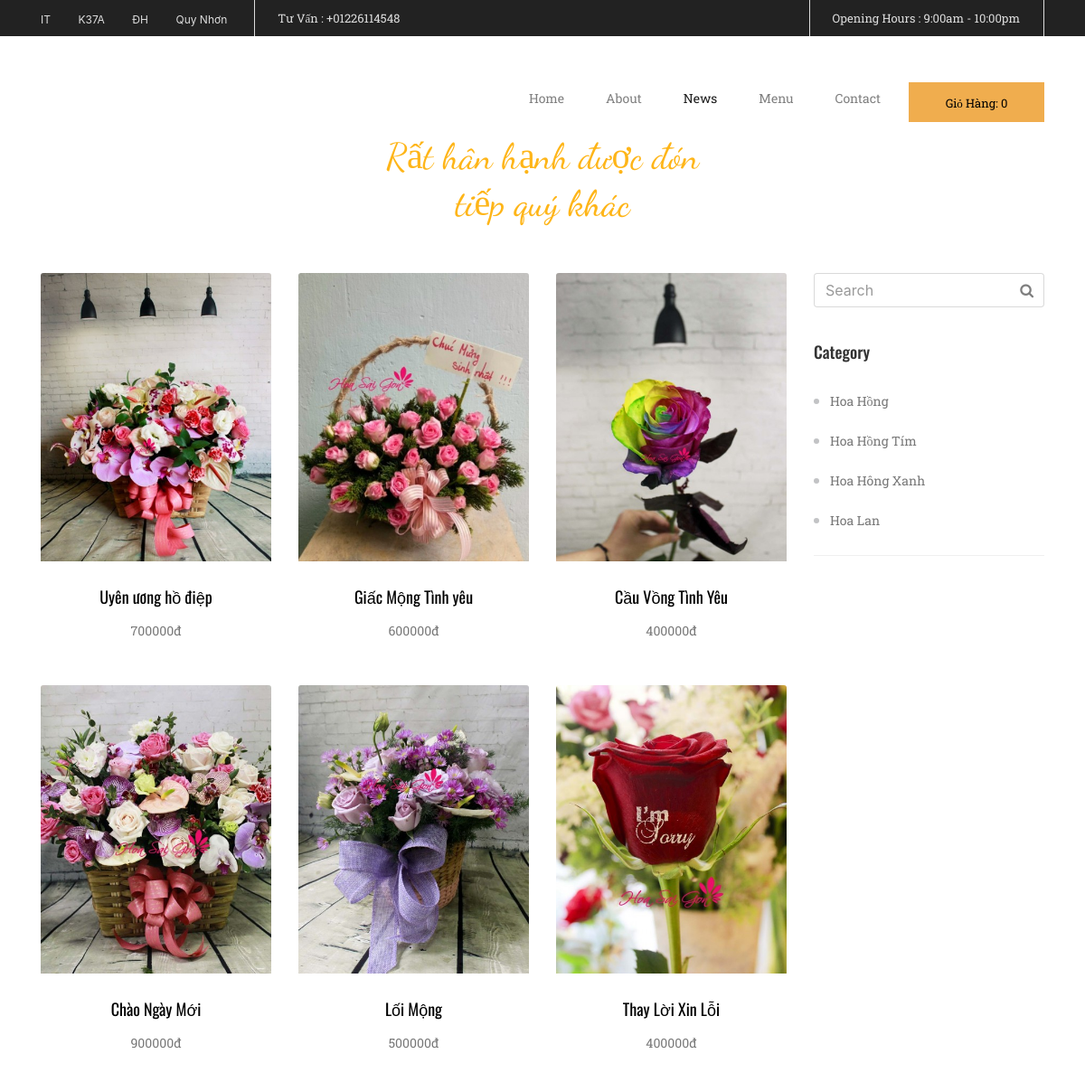
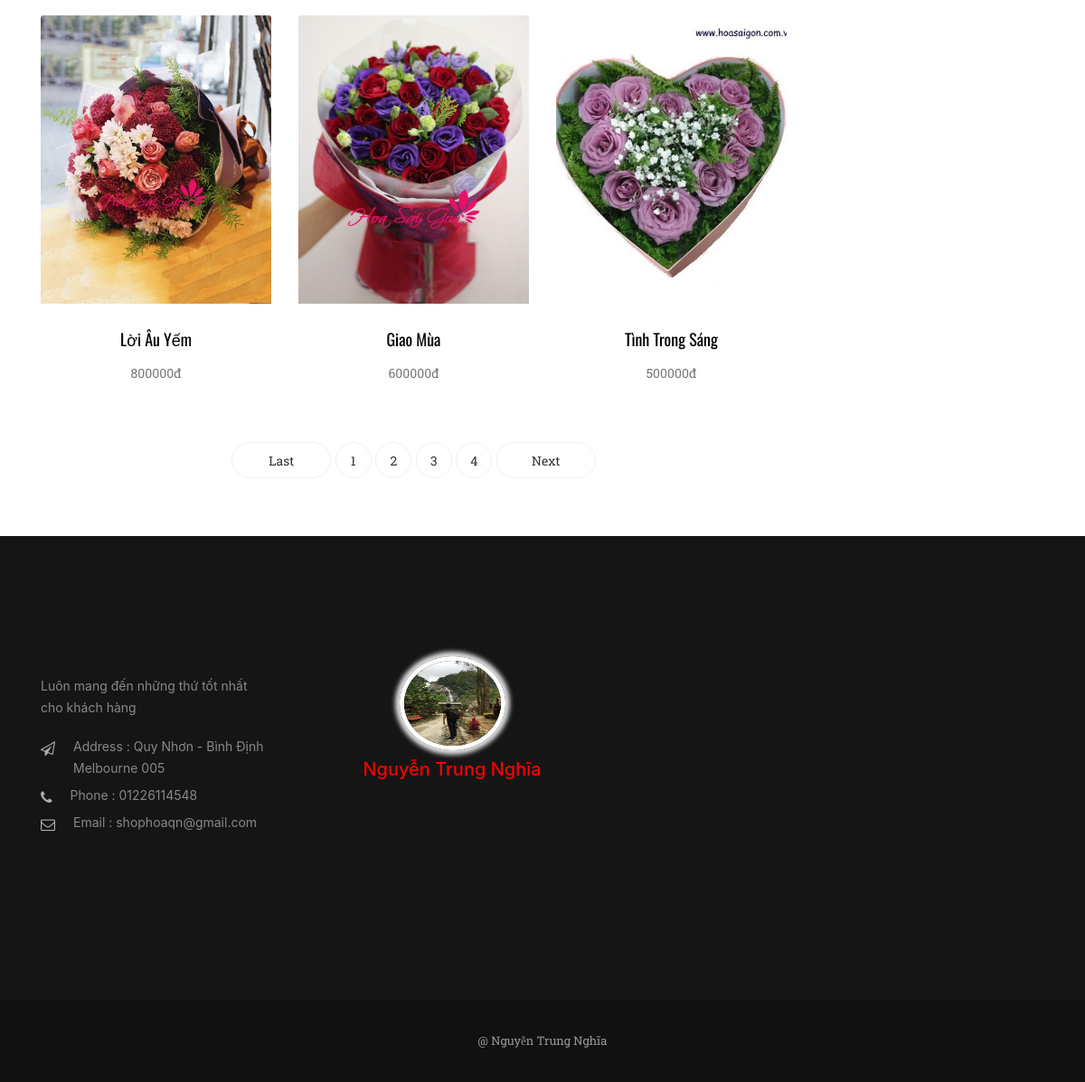
The page / on the database its author committed (2 pictures, top to bottom).
### tables this page shows
CREATE TABLE `chitietsp` (
  `id_sp` int(11) NOT NULL,
  `tensp` varchar(250) NOT NULL,
  `hinhanh` varchar(100) NOT NULL,
  `gia` int(100) NOT NULL,
  `mota` longtext NOT NULL,
  `id_loaisp` int(100) NOT NULL,
  `thutu` int(100) NOT NULL
);

CREATE TABLE `loaisp` (
  `id_loaisp` int(11) NOT NULL,
  `tenloaisp` varchar(250) NOT NULL,
  `thutu` int(100) NOT NULL
);

### application/controllers/index_Controller.php (called while the page is built, shortened)
<?php if ( ! defined('BASEPATH')) exit('No direct script access allowed');
class index_Controller extends CI_Controller {
	private $soluongtin1trang;
	public function __construct()
	{
		$this->load->model('SanPham');
		$this->load->model('DanhMuc');
		$this->load->model('PhanTrang');
		$this->soluongtin1trang = 9;
	}
	public function index()
	{
		$sanpham = $this->SanPham->loadSanPham($this->soluongtin1trang);
		$danhmuc = $this->DanhMuc->loadDanhMuc();
		$sotrang  = $this->PhanTrang->phantrang($this->soluongtin1trang);
		$ketqua = array(
			'sanpham' => $sanpham,
			'danhmuc' => $danhmuc,
			'sotrang'=> $sotrang
			 );
		$this->load->view('index',$ketqua);
	}
}

### index.php (called while the page is built, shortened)
<?php
require_once BASEPATH.'core/CodeIgniter.php';

### application/models/SanPham.php (called while the page is built, shortened)
<?php if ( ! defined('BASEPATH')) exit('No direct script access allowed');
class SanPham extends CI_Model {
	function loadSanPham($soluongtin1trang)
	{
		$this->db->select('*');
		$this->db->join('chitietsp', 'chitietsp.id_loaisp = loaisp.id_loaisp', 'left');
		$ketqua = $this->db->get('loaisp',$soluongtin1trang,0);
		$ketqua = $ketqua->result_array();
		return $ketqua;
	}
}

### application/models/PhanTrang.php (called while the page is built, shortened)
<?php if ( ! defined('BASEPATH')) exit('No direct script access allowed');
class PhanTrang extends CI_Model {
	function phanTrang($soluongtin1trang)
	{
		$this->db->select('*');
		$sotin = $this->db->get('chitietsp');
		$ketqua = $sotin->result_array();
		$soluongtin = count($ketqua);
		$sotrang =ceil($soluongtin/$soluongtin1trang);
		return $sotrang;
	}
}

### application/models/DanhMuc.php (called while the page is built, shortened)
<?php if ( ! defined('BASEPATH')) exit('No direct script access allowed');
class DanhMuc extends CI_Model {
	function loadDanhMuc()
	{
		$this->db->select('*');
		$danhmuc =$this->db->get('loaisp');
		$danhmuc = $danhmuc->result_array();
		return $danhmuc;
	}
}

### application/views/index.php (the view, shortened to what this page needs)
<!DOCTYPE html>
<html lang="en"><head>
	<link rel="stylesheet" href="<?php echo base_url() ?>vendor/bootstrap.css">
	<link rel="stylesheet" href="<?php echo base_url() ?>vendor/font-awesome.css">
	<link rel="stylesheet" href="<?php echo base_url() ?>1.css">
 </head>
<body >
<?php
	$uri = $_SERVER['REQUEST_URI'];
	 $uri = explode('/',$uri);
	$tranghientai = end($uri) ;
 ?>
 	<?php $this->load->view('site/header');?>
 	<?php $this->load->view('site/menu');?>
		<div class="container">
			<div class="row">
				<div class="col-sm-9">
					<div class="row">
						<?php foreach ($sanpham as  $dlsanpham): ?>
						<div class="col-sm-4 text-xs-center">
							<div class="mottinchuan mb-3  wow  fadeInUp">
								<a href="<?php echo base_url(); ?>detailSanPham/chiTietSanPham/<?php echo $dlsanpham['id_sp'] ?>"><img class="card-img-top img-fluid" src="<?php echo $dlsanpham['hinhanh'] ?>" alt="Card image cap"></a>
								<a href="<?php echo base_url(); ?>detailSanPham/chiTietSanPham/<?php echo $dlsanpham['id_sp'] ?>" class="tieudetin1 fontoswarld"><?php echo $dlsanpham['tensp'] ?></a>
								<p class="fontroboto"><?php echo $dlsanpham['gia'] ?>đ</p>
							</div>
						</div>
						<?php endforeach ?>
					</div>
					<nav class="phantrang mb-3  wow  fadeInUp">
						<ul class="pagination">
							<?php
								if($tranghientai==1){
								}
								else
								{
							?>
									<li class="pre">
										<a href="#" aria-label="Previous">
											<span aria-hidden="true"> Last</span>
		 								</a>
									</li>
							<?php
								}
							?>
							<?php
								for ($i=0; $i <$sotrang ; $i++) {?>
									<?php
										if(($i+1)==$tranghientai)
										{
											?>
											<li class="current"><?= $i+1?></li>
									<?php }
										else{
									?>
											<li><a href="<?php echo base_url();?>index_Controller/page/<?= $i+1?>"><?php echo $i+1 ?></a></li>
										<?php } ?>
									<?php
								}
							?>
							<?php
								if($tranghientai==$sotrang){
								}
								else{
							?>
								<li class="next">
									<a href="#" aria-label="Previous">
										<span aria-hidden="true">Next </span>
	 								</a>
								</li>
							<?php
								}
							 ?>
						</ul>
					</nav>
				</div>
				<div class="col-sm-3">
					<div class="phansearch  wow  fadeInUp">
							 <input type="text" class="form-control phansearchct"  placeholder="Search">
							<button type="submit" class="iconsearch"><i class="fa fa-search"></i></button>
					</div>
					<div class="khoilistlink my-2  wow  fadeInUp">
						<h3 class="fontoswarld">Category </h3>
						<ul class="fontroboto">
							<?php foreach ($danhmuc as  $value): ?>
								<li><a href="<?php echo base_url() ;?>detailDanhMuc/chiTietDanhMuc/<?php echo $value['id_loaisp'] ?>"> <?php echo $value['tenloaisp'] ?></a></li>
							<?php endforeach ?>
						</ul>
					</div>
				</div>
			</div>
		</div>
	<?php $this->load->view('site/footer');?>
</body>
</html>

### application/views/site/header.php
<div class="topheader">
 		<div class="container">
 			<div class="row">
 				<div class="col-sm-6 wow jello">
 					<div class="mangxh float-sm-left text-xs-center text-sm-left">
						<a href="">IT</a>
						<a href="">K37A</a>
						<a href="">ĐH</i></a>
						<a href="">Quy Nhơn</i></a>
 					 </div>
 					<div class="datban">
 						Tư Vấn : +01226114548
 					 </div>
 				</div>
 				<div class="col-sm-6 ">
 					<div class="datban openingtop float-sm-right text-sm-left text-xs-center">
 						Opening Hours : 9:00am - 10:00pm
 					</div>
 				</div>
 			</div>
 		</div>
 	</div>

### application/views/site/menu.php (shortened to what this page needs)
<div class="logovamenu">
	    <nav class="navbar navbar-light  fontroboto">
	    	<div class="container">
			      <div class="collapse navbar-toggleable-xs" id="mtren">
			        <ul class="nav navbar-nav float-sm-right">
			          <li class="nav-item">
			            <a class="nav-link" href="<?php echo base_url()?>">Home  </a>
			          </li>
			          <li class="nav-item">
			            <a class="nav-link" href="about.html">About</a>
			          </li>
			          <li class="nav-item active">
			            <a class="nav-link" href="news.html">News</a>
			          </li>
			          <li class="nav-item">
			            <a class="nav-link" href="thucdon.html">Menu</a>
			          </li>
			          <li class="nav-item">
			            <a class="nav-link" href="contact.html">Contact</a>
			          </li>
			         <li class="nav-item datbanmenu">
			            <a class="nav-link btn btn-warning wow bounce" data-wow-iteration="3" href="<?php echo base_url();?>site/tem-shopping" >Giỏ Hàng: 0 </a>
			          </li>
			        </ul>
			      </div>
	      </div>
	    </nav>
 	</div>
 	<div class="tieudenews">
		<div class="container">
			<div class="row">
				<div class="col-sm-12 text-xs-center wow  flipInY" data-wow-delay="0s">
							<div class="tdtintuchome">
								<span class="fontdancing">Rất hân hạnh được đón</span>
								<h2 class="fontdancing"> tiếp quý khác</h2>
							</div>
				</div>
			</div>
		</div>
 	</div>

### application/views/site/footer.php (shortened to what this page needs)
<div class="footertop">
		<div class="container">
			<div class="row">
				<div class="col-sm-3 cotf1 mb-2 wow fadeInUp" data-wow-delay="0s">
					<p>Luôn mang đến những thứ tốt nhất cho khách hàng</p>
					<div class="motdong">
						<i class="fa fa-paper-plane-o"></i>
						<span class="textmd">Address : Quy Nhơn - Bình Định<br>
						Melbourne 005</span>
					</div>
					<div class="motdong">
						<i class="fa fa-phone"></i>
						<span class="textmd">Phone : 01226114548</span>
					</div>
					<div class="motdong">
						<i class="fa fa-envelope-o"></i>
						<span class="textmd">Email : shophoaqn@gmail.com</span>
					</div>
				</div>
				<div class="col-sm-4">
					<div class="oneuser">
				 		<div class="imageuser text-xs-center">
				 			<img src="<?php echo base_url() ?>Images/nghia.jpg" alt="">
				 			<h4 class="ten">Nguyễn Trung Nghĩa</h4>
				 		</div>
				 		<div class="infouser">
				 			<h4 class="ten text-xs-center">Nguyễn Trung Nghĩa</h4>
				 			<i class="truong">Đại Học Quy Nhơn</i>
				 			<p class="description">"Vẫn luôn đi và tin vào đôi chân của mình"</p>
				 		</div>
				 	</div>
				</div>
			</div>
		</div>
</div>
<div class="footerbottom text-xs-center fontroboto wow bounce" data-wow-delay="0s">
				@ Nguyễn Trung Nghĩa
</div>

### 1.css (style rules this page uses)
.fontroboto { font-family: 'Roboto Slab', serif; }
.fontoswarld { font-family: 'Oswald', sans-serif; }
.fontdancing { font-family: 'Dancing Script', cursive; }
.datban { border-left: 1px solid #ddd; float: left; margin-left: 17px; padding-left: 25px; font-family: 'Roboto Slab', serif; font-size: 13px; color: #ddd; }
.datban.openingtop.float-sm-right { border-right: 1px solid #ddd; padding-right: 26px; }
.mangxh a:nth-child(1) { padding-left: 0; }
.mangxh a { color: #dddddd; font-size: 12px; padding: 0 13px; }
.topheader { background: #222222; height: 40px; color: white; line-height: 40px; }
a.nav-link { color: #777; font-size: 14px; margin-top: 43px; padding: 0 15px; }
.datbanmenu a.nav-link.btn.btn-warning,.datban2 { border-radius: 0px; font-size: 13px; color: black; width: 150px; line-height: 44px; text-align: center; display: inline-block; height: 44px; padding: 0; transform: translateY(-7px); }
.mottinchuan p.fontroboto { color: #777; line-height: 24px; font-size: 14px; }
a.tieudetin1.fontoswarld { color: black; font-size: 18px; padding: 26px 0 12px 0; display: block; }
.tdtintuchome h2 { font-size: 24px;color: #333;margin-bottom: 55px; }
.tdtintuchome .fontdancing { font-size: 40px; color: #feb518; }
.mottinchuan img { width: 100%; }
.motdong { overflow: hidden; padding: 3px 0; }
.motdong i.fa { padding-right: 20px; float: left; padding-top: 6px; color: #ababab; font-size: 16px; }
.motdong i.fa.fa-paper-plane-o { padding-bottom: 23px; }
.cotf1 p { padding-top: 17px; }
.footertop { background: #151515; color: white; line-height: 24px; font-size: 14px; color: #888; padding-top: 113px; padding-bottom: 100px; }
.footerbottom { line-height: 91px; height: 91px; color:#999; font-size: 13px; background:#111; }
* { margin: 0; padding: 0; }
nav.phantrang ul li { display: inline-block; }
nav.phantrang ul { list-style: none; display: inline-block; }
nav.phantrang { text-align: center; }
nav.phantrang ul li a,nav.phantrang ul li.current { display: inline-block; color: #333; font-family: roboto slab; font-size: 14px; border: 1px solid #eee; border-radius: 22px; width: 40px; height: 40px; text-align: center; line-height: 40px; }
nav.phantrang ul li.pre a,nav.phantrang ul li.next a { width: 110px; }
.khoilistlink.my-2 { border-bottom: 1px solid #f0f0f0; }
.khoilistlink ul.fontroboto { color: #c2c3c5;margin-left: 18px; }
.khoilistlink ul li a { color: #777; line-height: 44px; font-size: 14px; }
.khoilistlink h3.fontoswarld { font-size: 18px; line-height: 50px; color: #333; }
button.iconsearch { position: absolute; top: 7px; right: 12px; background: none; border: none; color: #7f7f7f; cursor: pointer; }
.phansearch { position: relative; }

### application/views/site/footer.php (style rules this page uses)
.ten { font-size: 20px; color:red; }
.oneuser { float: left; margin-left: 20px; width:300px; height: 300px; border-radius: 4px; position: relative; perspective: 900px; }
.oneuser img { width:45%; height:40%; border-radius: 50%; border: 5px solid #ffffff; box-shadow: 0 0 5px 5px #dedede; margin-bottom: 10px; }
.imageuser { width:100%; height:100%; box-sizing: border-box; padding: 20px; position :absolute; z-index: 2; top:0; left: 0; transition: 0.4s; transform: rotateY(0deg); backface-visibility:hidden; background:#151515; }
.infouser { width:100%; height:100%; box-sizing: border-box; padding: 20px; color: #CCCCCC; background: #ff6f00; position :absolute; z-index: 1; top:0; left: 0; transition: 0.4s; transform: rotateY(-180deg); }

### rows shown on the page
chitietsp: hinhanh (picture), tensp "Uyên ương hồ điệp", gia "700000"
chitietsp: hinhanh (picture), tensp "Giấc Mộng Tình yêu", gia "600000"
chitietsp: hinhanh (picture), tensp "Cầu Vồng Tình Yêu", gia "400000"
chitietsp: hinhanh (picture), tensp "Chào Ngày Mới", gia "900000"
chitietsp: hinhanh (picture), tensp "Lối Mộng", gia "500000"
chitietsp: hinhanh (picture), tensp "Thay Lời Xin Lỗi", gia "400000"
chitietsp: hinhanh (picture), tensp "Lời Âu Yếm", gia "800000"
chitietsp: hinhanh (picture), tensp "Giao Mùa", gia "600000"
chitietsp: hinhanh (picture), tensp "Tình Trong Sáng", gia "500000"
loaisp: tenloaisp "Hoa Hồng"
loaisp: tenloaisp "Hoa Hồng Tím"
loaisp: tenloaisp "Hoa Hông Xanh"
loaisp: tenloaisp "Hoa Lan"
